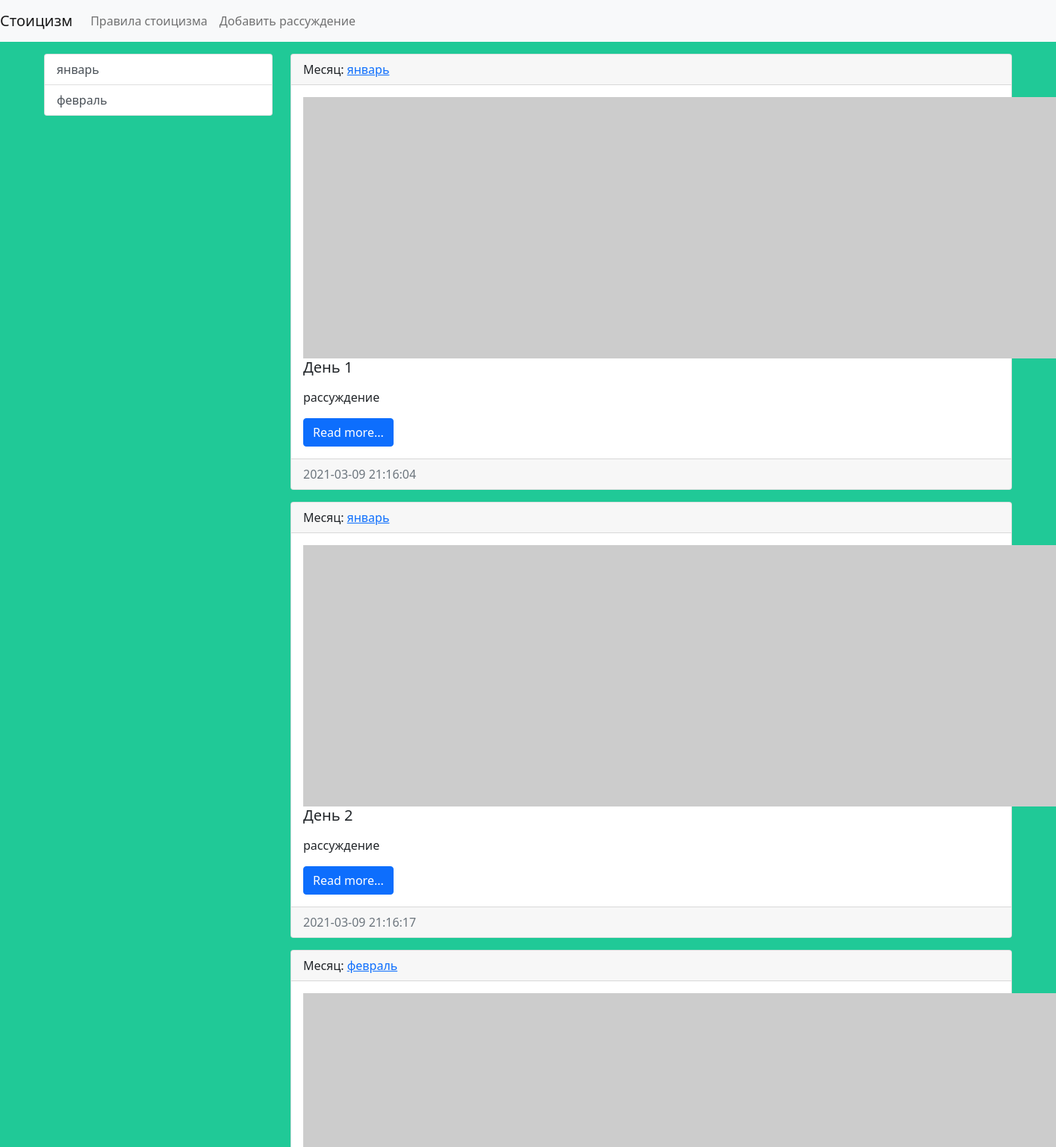
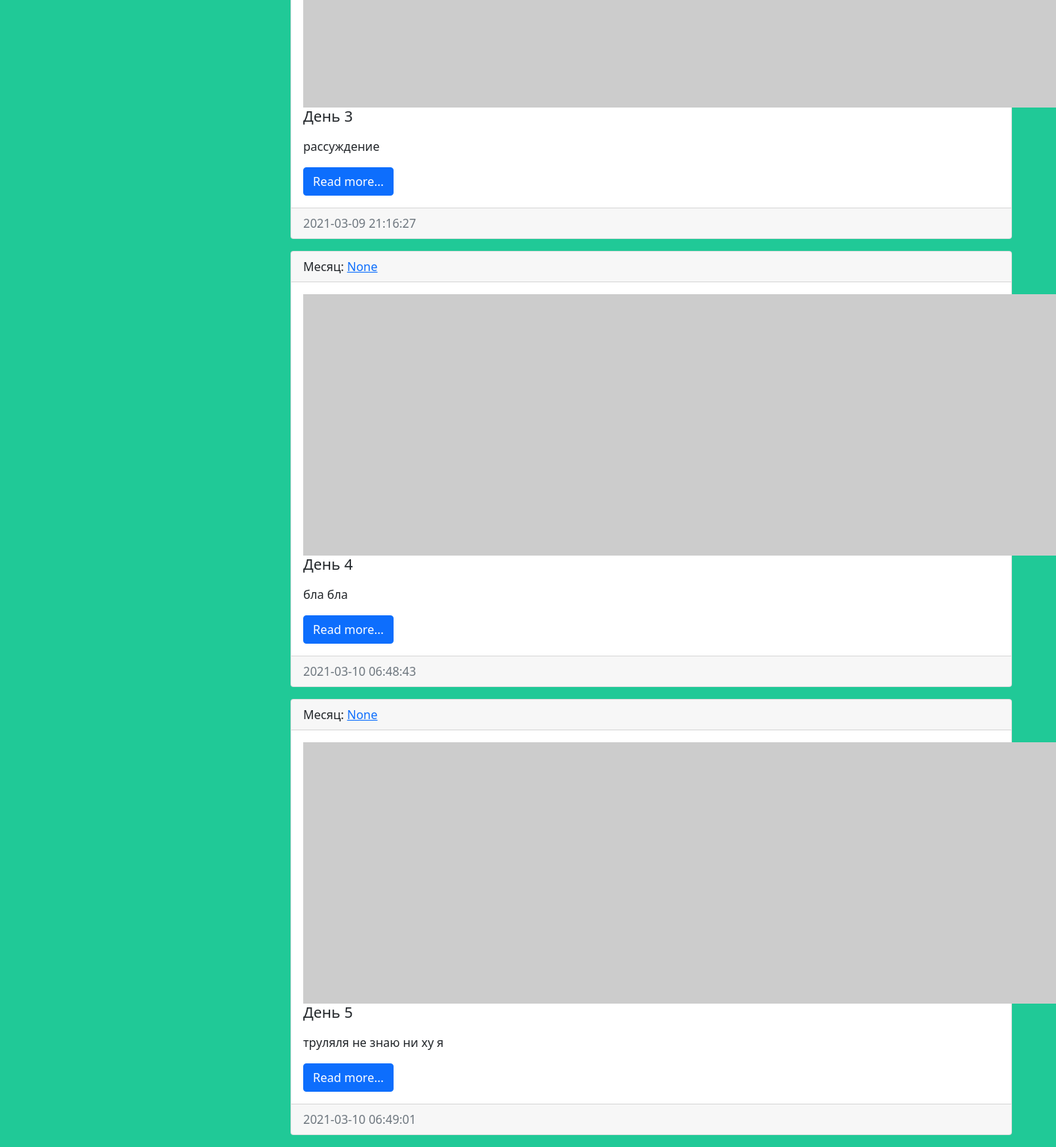
The app's page /, older data (2 pictures, top to bottom).
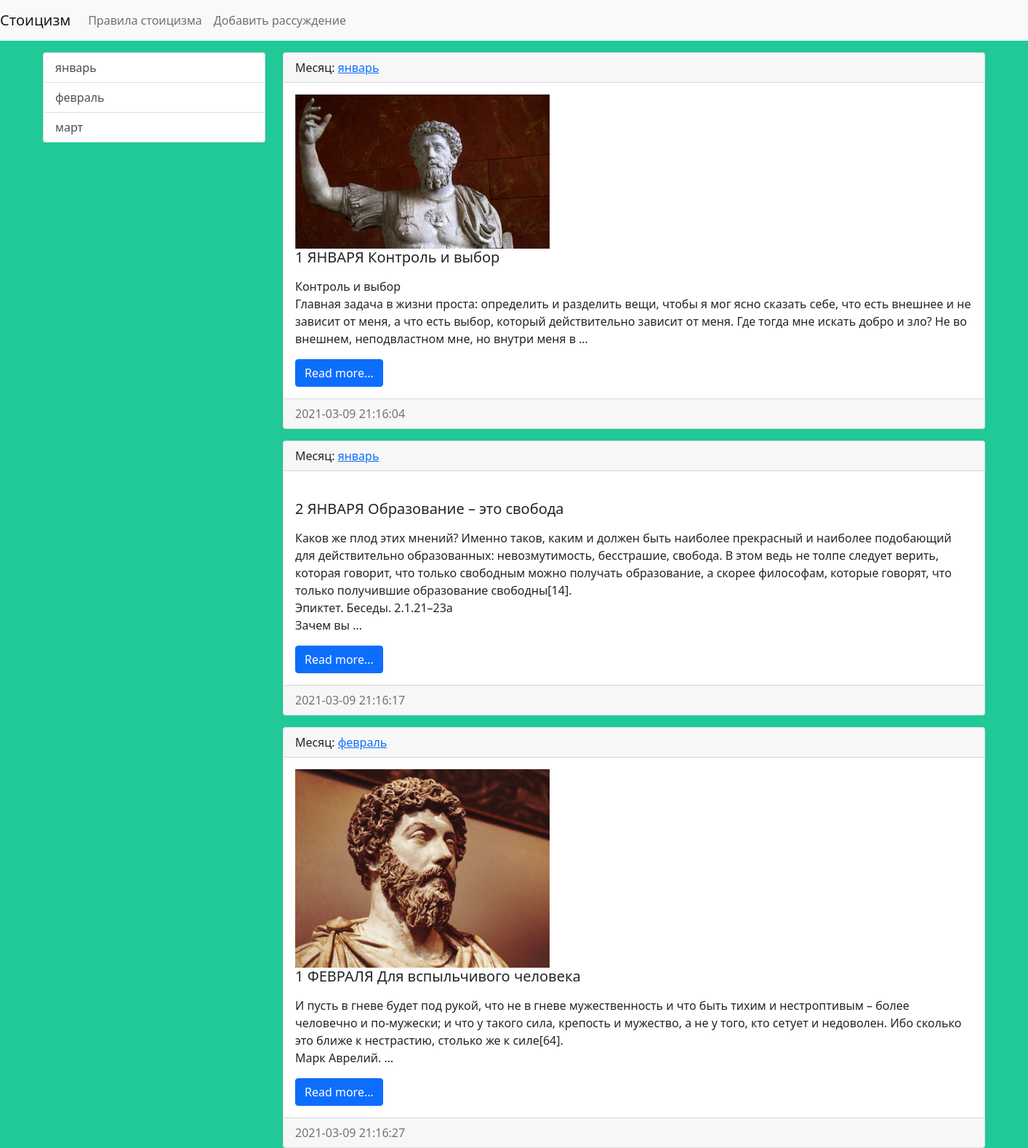
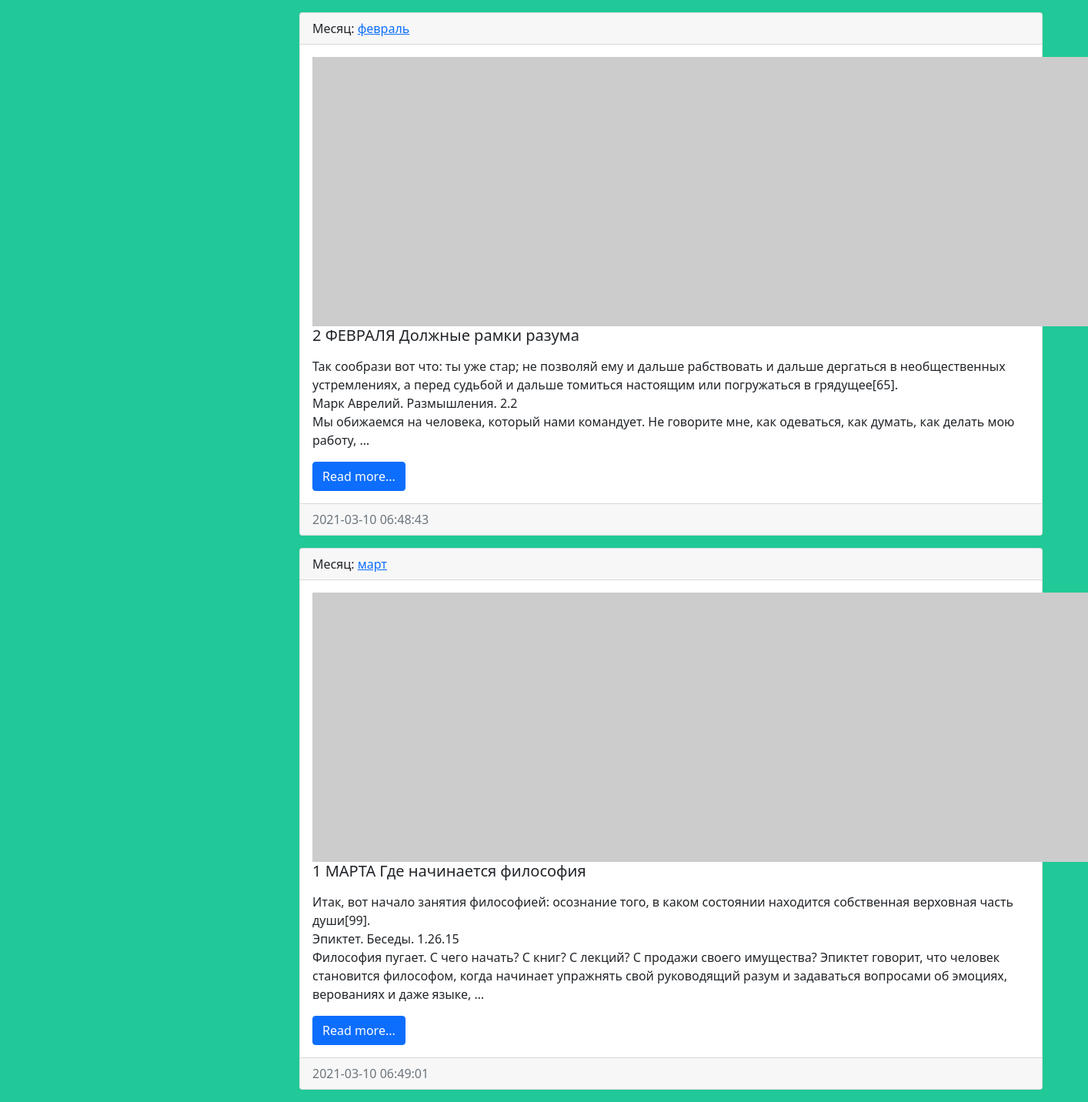
The same page, newer data (2 pictures, top to bottom).
### stoic/models.py (models this page shows, shortened)
class Month(models.Model):
    title = models.CharField(max_length=150, db_index=True, verbose_name='Наименование месяца')
    def get_absolute_url(self):
        return reverse('month', kwargs={"month_id": self.pk})
    def __str__(self):
        return self.title
    class Meta:
        verbose_name = 'Месяц'
        verbose_name_plural = 'Месяцы'
        ordering = ['id']

class Stoic(models.Model):
    title = models.CharField(max_length=150, verbose_name='Заголовок')
    content = models.TextField(blank=True, verbose_name='Контент')
    created_at = models.DateTimeField(auto_now_add=True, verbose_name='Дата публикации')
    updated_at = models.DateTimeField(auto_now=True, verbose_name='Обновлено')
    photo = models.ImageField(upload_to='photos/%Y/%m/%d/', verbose_name='Изображение', blank=True)
    is_published = models.BooleanField(default=True, verbose_name='Опубликовано')
    month = models.ForeignKey('Month', on_delete=models.PROTECT, null=True, verbose_name='Месяц')
    class Meta:
        verbose_name = 'Высказывание'
        verbose_name_plural = 'Дни'
        ordering = ['id']

### stoic/views.py (the view)
# urls.py: path('', index, name='home'),
def index(request):
    stoic = Stoic.objects.all()
    months = Month.objects.all()
    context = {
        'stoic': stoic,
        'title': 'Список Рассуждений',
    }
    return render(request, template_name='stoic/index.html', context=context)

### stoic/templatetags/stoic_tags.py (called while the page is built)
@register.inclusion_tag('stoic/list_months.html')
def show_months(arg1='Hello', arg2='world'):
    months = Month.objects.all()
    return {"months": months, "arg1": arg1, "arg2": arg2}

### stoic/templates/stoic/index.html (shortened to what this page needs)
{% extends 'base.html' %}
{% block sidebar %}
{% include 'inc/_sidebar.html' %}
{% endblock %}
{% block content %}
{% for item in stoic %}
<div class="card mb-3">
    <div class="card-header">
        Месяц: <a href="{% url 'month' item.month.pk %}">{{ item.month }}</a>
    </div>
    <div class="card-body">
        <div class="media">
            {% if item.photo %}
            <img src="{{ item.photo.url }}" alt="" width="350" class="mr-3">
            {% else %}
            <img src="https://picsum.photos/id/1060/350/235/?blur=2" alt="" class="mr-3">
            {% endif %}
            <div class="media-body">
                <h5 class="card-title">{{ item.title }}</h5>
                <p class="card-text">{{ item.content|safe|linebreaks|truncatewords:50 }}</p>
                <a href="#" class="btn btn-primary">Read more...</a>
            </div>
        </div>
    </div>
    <div class="card-footer text-muted">
        {{ item.created_at|date:"Y-m-d H:i:s" }}
    </div>
</div>
{% endfor %}
{% endblock %}

### stoic/templates/stoic/list_months.html
<div class="list-group">
    {% for item in months %}
    <a href="{{ item.get_absolute_url }}" class="list-group-item list-group-item-action">{{ item.title }}</a>
    {% endfor %}
</div>

Row changes from the older to the newer data that the page shows:
added Month: title "март"
changed Stoic: photo: picture added; title "День 1" → "1 ЯНВАРЯ Контроль и выбор"; content "рассуждение" → "Контроль и выбор Главная задача в жизни проста: определить и разделить вещи, чтобы я мог ясно сказать себе, что есть внешнее и не зависит от меня, а что есть выбор, который действительно зависит от меня. Где тогда мне искать добро и зло? Не во внешнем, неподвластном мне, но внутри меня в …"
changed Stoic: title "День 2" → "2 ЯНВАРЯ Образование – это свобода"; content "рассуждение" → "Каков же плод этих мнений? Именно таков, каким и должен быть наиболее прекрасный и наиболее подобающий для действительно образованных: невозмутимость, бесстрашие, свобода. В этом ведь не толпе следует верить, которая говорит, что только свободным можно получать образование, а скорее философам, которые говорят, что только получившие образование свободны[14]. Эпиктет. Беседы. 2.1.21–23а Зачем вы …"; photo: picture removed
changed Stoic: photo: picture added; title "День 3" → "1 ФЕВРАЛЯ Для вспыльчивого человека"; content "рассуждение" → "И пусть в гневе будет под рукой, что не в гневе мужественность и что быть тихим и нестроптивым – более человечно и по-мужески; и что у такого сила, крепость и мужество, а не у того, кто сетует и недоволен. Ибо сколько это ближе к нестрастию, столько же к силе[64]. Марк Аврелий. …"
changed Stoic: month "None" → "февраль"; title "День 4" → "2 ФЕВРАЛЯ Должные рамки разума"; content "бла бла" → "Так сообрази вот что: ты уже стар; не позволяй ему и дальше рабствовать и дальше дергаться в необщественных устремлениях, а перед судьбой и дальше томиться настоящим или погружаться в грядущее[65]. Марк Аврелий. Размышления. 2.2 Мы обижаемся на человека, который нами командует. Не говорите мне, как одеваться, как думать, как делать мою работу, …"
changed Stoic: month "None" → "март"; title "День 5" → "1 МАРТА Где начинается философия"; content "труляля не знаю ни ху я" → "Итак, вот начало занятия философией: осознание того, в каком состоянии находится собственная верховная часть души[99]. Эпиктет. Беседы. 1.26.15 Философия пугает. С чего начать? С книг? С лекций? С продажи своего имущества? Эпиктет говорит, что человек становится философом, когда начинает упражнять свой руководящий разум и задаваться вопросами об эмоциях, верованиях и даже языке, …"
